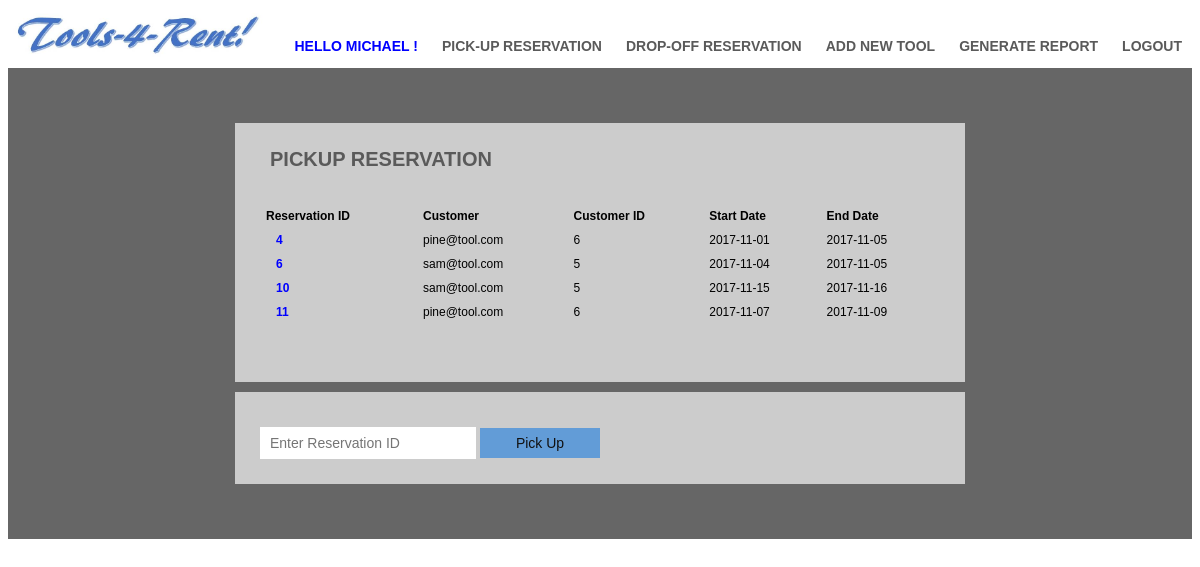
The page /pickup_reservation.php (signed in) on the database its author committed.
### tables this page shows
CREATE TABLE Reservation (
  reservationID int(16) unsigned NOT NULL AUTO_INCREMENT,
  customer_email varchar(250) NOT NULL,
  start_date date NOT NULL,
  end_date date NOT NULL,
  pickup_clerk_email varchar(250),
  dropoff_clerk_email varchar(250),
  PRIMARY KEY reservationID (reservationID)
);

CREATE TABLE Customer (
  customerID int(16) unsigned NOT NULL AUTO_INCREMENT,
  email varchar(250) NOT NULL,
  password varchar(60) NOT NULL,
  first_name varchar(100) NOT NULL,
  middle_name varchar(100),
  last_name varchar(100) NOT NULL,
  street_address varchar(100),
  city varchar(50),
  state varchar(20),
  zip char(5),
  primary_phone char(10) NOT NULL,
  home_phone char(10) DEFAULT NULL,
  work_phone char(10) DEFAULT NULL,
  cell_phone char(10) DEFAULT NULL,
  PRIMARY KEY (customerID),
  UNIQUE KEY email (email)
);

### pickup_reservation.php (the view, shortened to what this page needs)
<?php
include 'lib/connection.php';
?>
<!DOCTYPE html>
<html>
<head>
    <link rel="stylesheet" type="text/css" href="main_customer.css">
</head>
<body>
<div class="header">
    <ul class="headerList">
        <li><a style="color: blue;">Hello <?php echo $_SESSION['first_name'] ?> !</a></li>
        <li><a href="pickup_reservation.php">Pick-Up reservation</a></li>
        <li><a href="dropoff_reservation.php">drop-off reservation</a></li>
        <li><a href="add_new_tool.php">Add New Tool</a></li>
        <li><a href="generate_report.php">Generate report</a></li>
        <li><a href="logout.php">Logout</a></li>
    </ul>
</div>
<div class="mainbody">
    <div class="mainbodySpaceHolder">
    </div>
    <div class="mainbodyWrapper2">
        <a class="formTitle">Pickup Reservation</a><br>
        <li><a></a></li><br>
        <?php
        $sql = "SELECT Reservation.reservationID as rID, Reservation.customer_email as email, Customer.customerID as cID, " .
                "start_date, end_date FROM Reservation, Customer " .
                "WHERE Reservation.customer_email = Customer.email AND Reservation.pickup_clerk_email IS NULL;";
        $result = mysqli_query($conn, $sql);
        echo "<table border='1'>";
        echo "<tr><th>Reservation ID</th><th>Customer</th><th>Customer ID</th><th>Start Date</th><th>End Date</th></tr>\n";
        while($row = mysqli_fetch_assoc($result)) {
            $rID = urlencode($row['rID']);
            echo "<tr><td><a style=\"font-size: 12px; color: blue\" href='pickup_reservation_id.php?rID=$rID'>{$row['rID']}</a></td>";
            echo "<td>{$row['email']}</td><td>{$row['cID']}</td><td>{$row['start_date']}</td><td>{$row['end_date']}</td></tr>";
        }
        echo "</table>";
        ?>
        <li><a></a></li><br>
    </div>
<div>
<div class="mainbody">
        <div class="mainbodyWrapper2">
        <form action="pickup_reservation_id.php" method="POST">
            <input type="number" name="rID" placeholder="Enter Reservation ID">
            <button style="width: 120px;" type="submit", name="submit">Pick Up</button>
        </form>
        </div>
    <div class="mainbodySpaceHolder">
    </div>
</div>
</body>
</html>

### main_customer.css (style rules this page uses)
a { color: #5a5a5a; font-family: "Arial"; font-size: 14px; font-weight: bold; padding: 14px 10px; text-transform: uppercase; text-decoration: none; }
li { display: inline; }
.header { background-image:url(header_image.jpg); height: 60px; background-repeat: no-repeat; background-size: 22%; }
.headerList { float: right; }
.headerList a { line-height: 45px; padding-top: 15px; }
.mainbody { background-color: #666; }
.mainbodySpaceHolder { height: 45px; }
.mainbodyWrapper2 { margin: auto; margin-top: 10px; margin-bottom: 10px; padding: 25px 25px; width: 680px; background-color: #ccc; }
.mainbody div a { font-size: 20px; }
.mainbody div li a { font-size: 14px; line-height: 32px; margin-top: 10px; color: #222; }
.mainbody div form input { width: 30%; height: 30px; padding-left: 10px; margin-top: 10px; border: none; line-height: 30px; font-size: 14px; }
.mainbody div form button { width: 120px; height: 30px; border: none; margin-top: 10px; background-color: #629cd7; font-size: 14px; color: #111; cursor: pointer; }
table { width: 100%; border: none; font-family: Arial; font-size: 12px; }
th, td { text-align: left; padding: 4px; border: none; }

### rows shown on the page
reservation: reservationID "4", customer_email "pine@tool.com", customer.customerID "6", start_date "2017-11-01", end_date "2017-11-05"
reservation: reservationID "6", customer_email "sam@tool.com", customer.customerID "5", start_date "2017-11-04", end_date "2017-11-05"
reservation: reservationID "10", customer_email "sam@tool.com", customer.customerID "5", start_date "2017-11-15", end_date "2017-11-16"
reservation: reservationID "11", customer_email "pine@tool.com", customer.customerID "6", start_date "2017-11-07", end_date "2017-11-09"

### other values the page prints
$_SESSION['first_name'] "MICHAEL"
